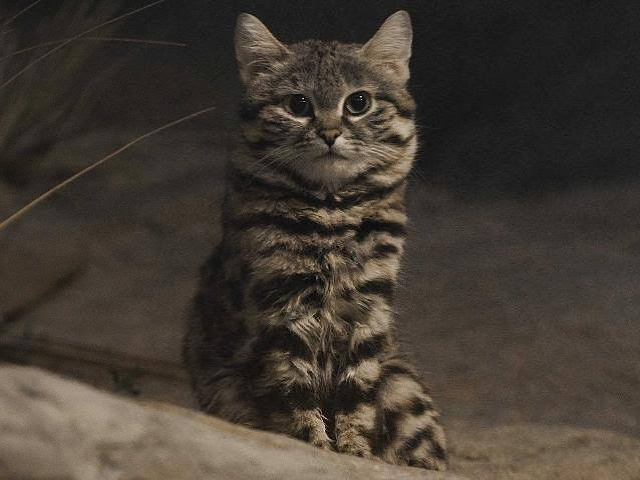
#> input picture test/i1.jpg, 640 x 480 px; its folder holds only this picture in this run
$ python benchmark.py
#> lines starting #> are read from the running program, lines starting #| are printed output that depends on the picture
### src/augmentations.py
import inspect
import math
from dataclasses import dataclass

import cv2
import numpy as np


class ParamError(ValueError):
    """Raised when the parameters of an augmentation are not valid."""


@dataclass
class Augmentation:
    name: str
    func: object
    converters: tuple
    required: int


REGISTRY = {}


def register(name, *converters):
    def decorator(func):
        params = list(inspect.signature(func).parameters.values())[1:]
        required = sum(1 for p in params if p.default is p.empty)
        REGISTRY[name.lower()] = Augmentation(name, func, converters, required)
        return func
    return decorator


def lookup(name):
    return REGISTRY.get(name.lower())


# [40 lines left out: functions convert_params, finite_float, positive_float, positive_int, odd_int, not called in this run]


def choice(*options):
    # [5 lines left out: function convert, not called in this run]
    return convert


# [5 lines left out: function dummy, not called in this run]


# ---------------------------------------------------------------------------
# Pixel level / color  -  LOW LEVEL
# ---------------------------------------------------------------------------
@register("Brightness", int)
def brightness(img, b):
    table = np.zeros(256, dtype=np.uint8)
    for v in range(256):
        new = v + b
        if new < 0:
            new = 0
        elif new > 255:
            new = 255
        table[v] = new
    return table[img]


@register("Contrast", positive_float)
def contrast(img, a):
    table = np.zeros(256, dtype=np.uint8)
    for v in range(256):
        new = int(v * a + 0.5)
        if new > 255:
            new = 255
        table[v] = new
    return table[img]


@register("Tint", choice("blue", "green", "red"), int)
def tint(img, color, amount):
    channel = {"blue": 0, "green": 1, "red": 2}[color]
    table = np.zeros(256, dtype=np.uint8)
    for v in range(256):
        new = v + amount
        if new < 0:
            new = 0
        elif new > 255:
            new = 255
        table[v] = new
    out = img.copy()
    out[:, :, channel] = table[img[:, :, channel]]
    return out


# ---------------------------------------------------------------------------
# Filtering  -  OpenCV
# ---------------------------------------------------------------------------
@register("Median", odd_int)
def median(img, k=3):
    return cv2.medianBlur(img, k)


@register("Blur", odd_int)
def blur(img, k=3):
    return cv2.GaussianBlur(img, (k, k), 0)


# ---------------------------------------------------------------------------
# Geometrical / morphological  -  LOW LEVEL
# ---------------------------------------------------------------------------
@register("Flip", choice("h", "v", "hv"))
def flip(img, mode="h"):
    if mode == "h":
        return img[:, ::-1].copy()
    if mode == "v":
        return img[::-1, :].copy()
    return img[::-1, ::-1].copy()


@register("Rotation", finite_float)
def rotation(img, angle):
    h, w = img.shape[:2]
    cx, cy = (w - 1) / 2.0, (h - 1) / 2.0
    t = np.radians(angle)
    cos, sin = np.cos(t), np.sin(t)

    dx = np.arange(w) - cx
    dy = (np.arange(h) - cy)[:, None]

    sx = np.rint(cos * dx - sin * dy + cx).astype(np.intp) + 1
    sy = np.rint(sin * dx + cos * dy + cy).astype(np.intp) + 1
    np.clip(sx, 0, w + 1, out=sx)
    np.clip(sy, 0, h + 1, out=sy)

    pad = ((1, 1), (1, 1)) + ((0, 0),) * (img.ndim - 2)
    flat = np.pad(img, pad).reshape((h + 2) * (w + 2), *img.shape[2:])
    return flat.take(sy * (w + 2) + sx, axis=0)


# ---------------------------------------------------------------------------
# Geometrical / morphological  -  OpenCV
# ---------------------------------------------------------------------------
@register("Resize", positive_int, positive_int)
def resize(img, width, height):
    return cv2.resize(img, (width, height), interpolation=cv2.INTER_LINEAR)


@register("Erode", odd_int)
def erode(img, k=3):
    return cv2.erode(img, np.ones((k, k), np.uint8))


@register("Dilate", odd_int)
def dilate(img, k=3):
    return cv2.dilate(img, np.ones((k, k), np.uint8))

### src/benchmark.py
import math
import os
import sys
import time

import cv2
import numpy as np

import augmentations

BASE_DIR = os.path.dirname(os.path.dirname(os.path.abspath(__file__)))


# ---------------------------------------------------------------------------
# Brightness
# ---------------------------------------------------------------------------
def brightness_loop_pixels(img, b):
    h, w, c = img.shape
    out = np.empty_like(img)
    for y in range(h):
        for x in range(w):
            for ch in range(c):
                v = int(img[y, x, ch]) + b
                out[y, x, ch] = 0 if v < 0 else 255 if v > 255 else v
    return out


def brightness_loop_rows(img, b):
    out = np.empty_like(img)
    for y in range(img.shape[0]):
        out[y] = np.clip(img[y].astype(np.int32) + b, 0, 255).astype(np.uint8)
    return out


def brightness_opencv(img, b):
    return cv2.convertScaleAbs(img, alpha=1, beta=b)


# ---------------------------------------------------------------------------
# Contrast  g = a * f
# ---------------------------------------------------------------------------
def contrast_loop_pixels(img, a):
    h, w, c = img.shape
    out = np.empty_like(img)
    for y in range(h):
        for x in range(w):
            for ch in range(c):
                v = int(int(img[y, x, ch]) * a + 0.5)
                out[y, x, ch] = 255 if v > 255 else v
    return out


def contrast_loop_rows(img, a):
    out = np.empty_like(img)
    for y in range(img.shape[0]):
        out[y] = np.clip(img[y].astype(np.float64) * a + 0.5, 0, 255).astype(np.uint8)
    return out


def contrast_opencv(img, a):
    return cv2.convertScaleAbs(img, alpha=a, beta=0)


# ---------------------------------------------------------------------------
# Tint
# ---------------------------------------------------------------------------
_CHANNEL = {"blue": 0, "green": 1, "red": 2}


def tint_loop_pixels(img, color, amount):
    h, w = img.shape[:2]
    ch = _CHANNEL[color]
    out = img.copy()
    for y in range(h):
        for x in range(w):
            v = int(img[y, x, ch]) + amount
            out[y, x, ch] = 0 if v < 0 else 255 if v > 255 else v
    return out


def tint_loop_rows(img, color, amount):
    ch = _CHANNEL[color]
    out = img.copy()
    for y in range(img.shape[0]):
        out[y, :, ch] = np.clip(img[y, :, ch].astype(np.int32) + amount, 0, 255)
    return out


def tint_opencv(img, color, amount):
    scalar = [0, 0, 0, 0]
    scalar[_CHANNEL[color]] = amount
    return cv2.add(img, tuple(scalar))


# ---------------------------------------------------------------------------
# Flip horizontal
# ---------------------------------------------------------------------------
def flip_loop_pixels(img):
    h, w = img.shape[:2]
    out = np.empty_like(img)
    for y in range(h):
        for x in range(w):
            out[y, x] = img[y, w - 1 - x]
    return out


def flip_loop_rows(img):
    out = np.empty_like(img)
    for y in range(img.shape[0]):
        out[y] = img[y, ::-1]
    return out


def flip_opencv(img):
    return cv2.flip(img, 1)


# ---------------------------------------------------------------------------
# Rotation
# ---------------------------------------------------------------------------
def rotation_loop_pixels(img, angle):
    h, w = img.shape[:2]
    cx, cy = (w - 1) / 2.0, (h - 1) / 2.0
    t = math.radians(angle)
    cos, sin = math.cos(t), math.sin(t)
    out = np.zeros_like(img)
    for y in range(h):
        for x in range(w):
            dx, dy = x - cx, y - cy
            sx = round(cos * dx - sin * dy + cx)
            sy = round(sin * dx + cos * dy + cy)
            if 0 <= sx < w and 0 <= sy < h:
                out[y, x] = img[sy, sx]
    return out


def rotation_loop_rows(img, angle):
    h, w = img.shape[:2]
    cx, cy = (w - 1) / 2.0, (h - 1) / 2.0
    t = np.radians(angle)
    cos, sin = np.cos(t), np.sin(t)
    xs = np.arange(w)
    out = np.zeros_like(img)
    for y in range(h):
        dx, dy = xs - cx, y - cy
        sx = np.rint(cos * dx - sin * dy + cx).astype(np.int64)
        sy = np.rint(sin * dx + cos * dy + cy).astype(np.int64)
        valid = (sx >= 0) & (sx < w) & (sy >= 0) & (sy < h)
        out[y, valid] = img[sy[valid], sx[valid]]
    return out


def rotation_opencv(img, angle):
    h, w = img.shape[:2]
    m = cv2.getRotationMatrix2D(((w - 1) / 2.0, (h - 1) / 2.0), angle, 1.0)
    return cv2.warpAffine(img, m, (w, h), flags=cv2.INTER_NEAREST)


def timeit(func, *args, repeat=1):
    best, result = float("inf"), None
    for _ in range(repeat):
        t0 = time.perf_counter()
        result = func(*args)
        best = min(best, time.perf_counter() - t0)
    return best * 1000, result


def report(title, reference, runs):
    print(f"\n{title}")
    print(f"{'method':<28}{'time [ms]':>12}{'speed-up':>11}{'max |diff|':>12}")
    base_time = None
    for label, func, args, repeat in runs:
        ms, res = timeit(func, *args, repeat=repeat)
        base_time = base_time or ms
        diff = int(np.abs(res.astype(int) - reference.astype(int)).max())
        print(f"{label:<28}{ms:>12.2f}{base_time / ms:>10.0f}x{diff:>12}")


def load_image():
    path = sys.argv[1] if len(sys.argv) > 1 else None
    if path is None:
        test_dir = os.path.join(BASE_DIR, "test")
        if os.path.isdir(test_dir):
            jpgs = sorted(f for f in os.listdir(test_dir) if f.lower().endswith(".jpg"))
            if jpgs:
                path = os.path.join(test_dir, jpgs[0])
    img = cv2.imread(path) if path else None
    if img is None:
        print("No image found - using a random 640x480 image")
        img = np.random.default_rng(0).integers(0, 256, (480, 640, 3), dtype=np.uint8)
    else:
        print(f"Image: {path}  shape={img.shape}")
    return img


def main():
    img = load_image()
#> in load_image, img is the input picture: shape (480, 640, 3); mean B, G, R 50.7, 58.9, 66.5
#| Image: test/i1.jpg  shape=(480, 640, 3)
    b, a, color, amount, angle = 40, 0.75, "blue", 50, 15

    ref = augmentations.brightness(img, b)
#> in brightness, `return table[img]`:
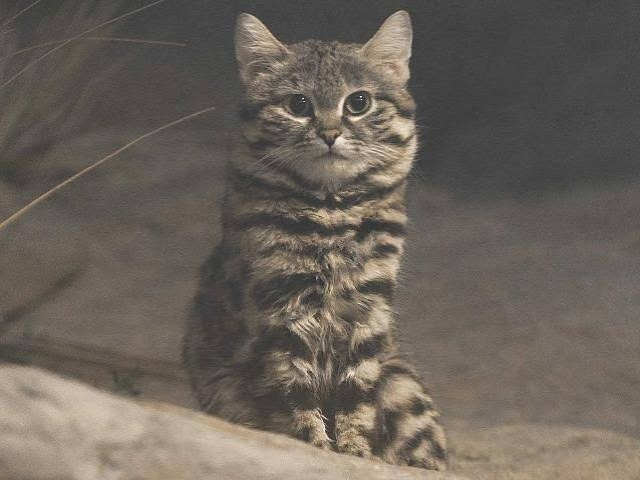
#> returned value: shape (480, 640, 3); mean of channels 0, 1, 2 90.7, 98.9, 106.5; drawn as B, G, R
    report(f"Brightness {b}", ref, [
        ("loops over pixels", brightness_loop_pixels, (img, b), 1),
        ("loop over rows + numpy", brightness_loop_rows, (img, b), 5),
        ("lookup table (used)", augmentations.brightness, (img, b), 20),
        ("OpenCV convertScaleAbs", brightness_opencv, (img, b), 20),
    ])
#> the loop in report, `for label, func, args, repeat in runs:` made 4 passes
#| loops over pixels                 186.92         1x           0
#| loop over rows + numpy              2.71        69x           0
#| lookup table (used)                 1.93        97x           0
#| OpenCV convertScaleAbs              0.14      1369x           0

    ref = augmentations.contrast(img, a)
#> the loop in contrast, `for v in range(256):` made 256 passes
#> after the loop in contrast, `for v in range(256):`: table = 256 values from 0 to 191
#> in contrast, `return table[img]`:
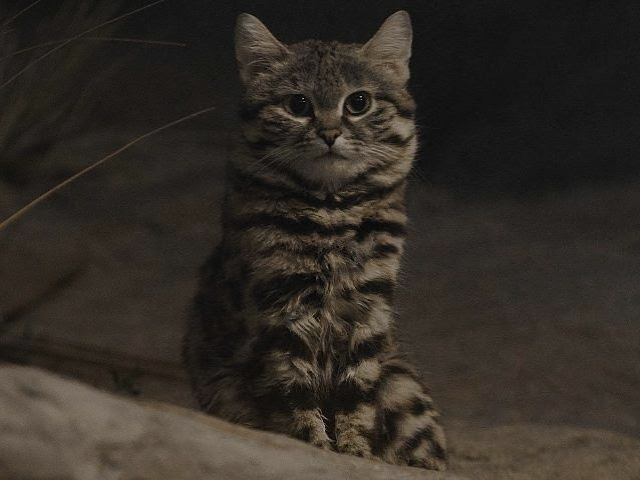
#> returned value: shape (480, 640, 3); mean of channels 0, 1, 2 38.2, 44.3, 50; drawn as B, G, R
    report(f"Contrast {a}", ref, [
        ("loops over pixels", contrast_loop_pixels, (img, a), 1),
        ("loop over rows + numpy", contrast_loop_rows, (img, a), 5),
        ("lookup table (used)", augmentations.contrast, (img, a), 20),
        ("OpenCV convertScaleAbs", contrast_opencv, (img, a), 20),
    ])
#> the loop in report (call 2), `for label, func, args, repeat in runs:` made 4 passes
#> (printed output is left out)

    ref = augmentations.tint(img, color, amount)
#> in tint, `out[:, :, channel] = table[img[:, :, channel]]`:
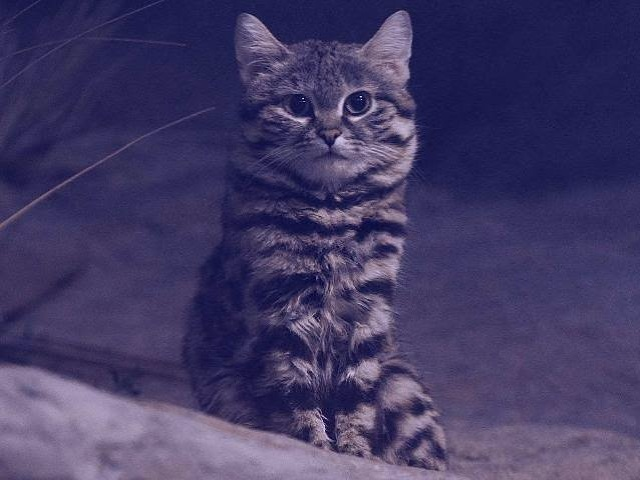
#> out: shape (480, 640, 3); mean B, G, R 100.7, 58.9, 66.5
    report(f"Tint {color} {amount}", ref, [
        ("loops over pixels", tint_loop_pixels, (img, color, amount), 1),
        ("loop over rows + numpy", tint_loop_rows, (img, color, amount), 5),
        ("lookup table (used)", augmentations.tint, (img, color, amount), 20),
        ("OpenCV add", tint_opencv, (img, color, amount), 20),
    ])

    ref = augmentations.flip(img, "h")
#> in flip, `return img[:, ::-1].copy()`:
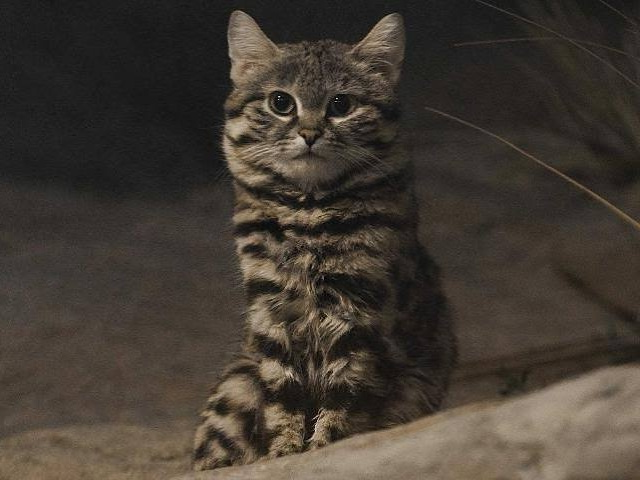
#> returned value: shape (480, 640, 3); mean of channels 0, 1, 2 50.7, 58.9, 66.5; drawn as B, G, R
    report("Flip H", ref, [
        ("loops over pixels", flip_loop_pixels, (img,), 1),
        ("loop over rows + numpy", flip_loop_rows, (img,), 5),
        ("numpy vectors (used)", augmentations.flip, (img, "h"), 20),
        ("OpenCV flip", flip_opencv, (img,), 20),
    ])

    ref = augmentations.rotation(img, angle)
#> in rotation, `np.clip(sx, 0, w + 1, out=sx)`:
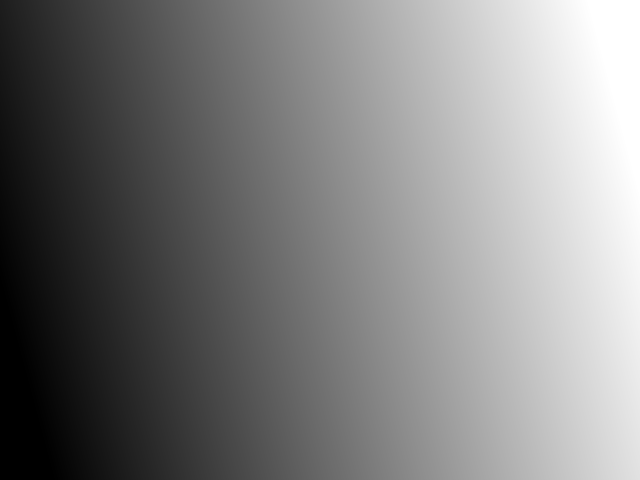
#> sx: shape (480, 640) int64; min 0, max 641, mean 320.5; drawn with min black and max white
#> in rotation, `np.clip(sy, 0, h + 1, out=sy)`:
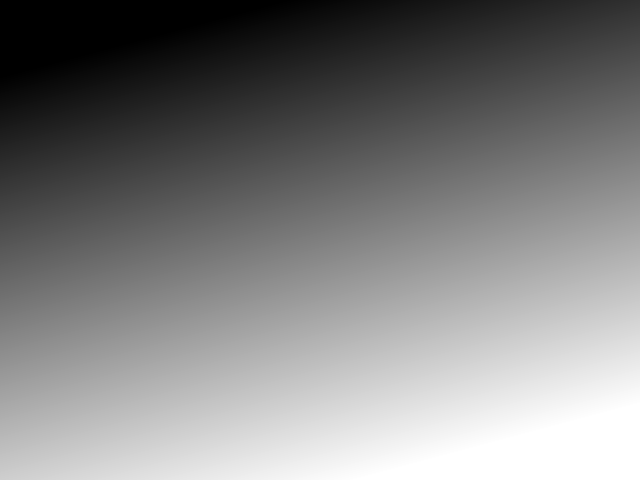
#> sy: shape (480, 640) int64; min 0, max 481, mean 240.5; drawn with min black and max white
#> in rotation, `return flat.take(sy * (w + 2) + sx, axis=0)`:
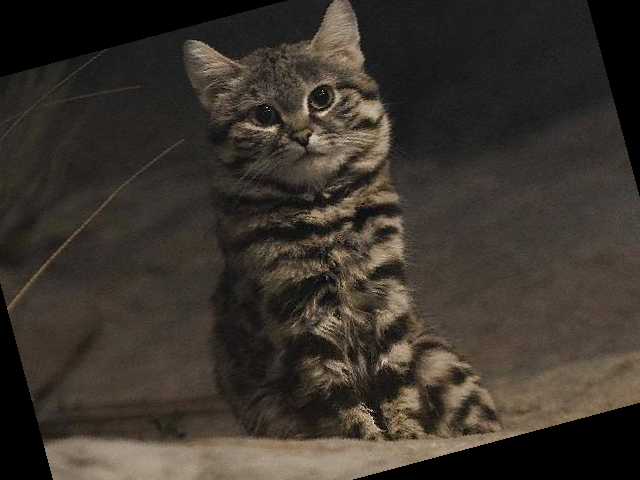
#> returned value: shape (480, 640, 3); mean of channels 0, 1, 2 44.4, 51.7, 58.4; drawn as B, G, R
    report(f"Rotation {angle}", ref, [
        ("loops over pixels", rotation_loop_pixels, (img, angle), 1),
        ("loop over rows + numpy", rotation_loop_rows, (img, angle), 20),
        ("numpy vectors (used)", augmentations.rotation, (img, angle), 20),
        ("OpenCV warpAffine", rotation_opencv, (img, angle), 20),
    ])
    print("\nmax |diff| is measured against the version used in augmentations.py "
          "(0 = identical result).")


if __name__ == "__main__":
    main()

$ run again, on test/i5.jpg
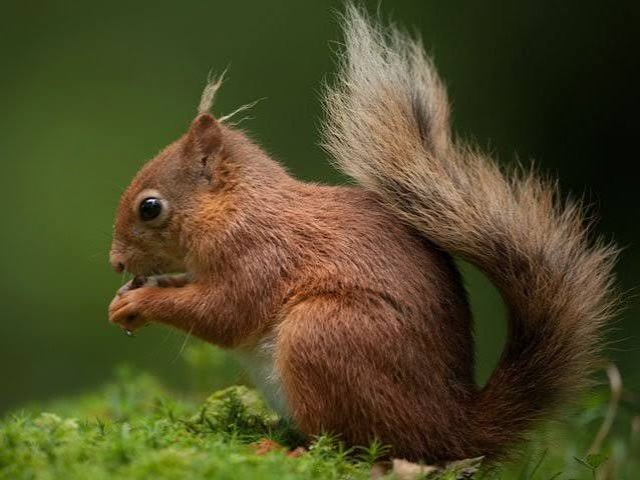
#> input picture test/i5.jpg, 640 x 480 px
#> in load_image, img is the input picture: shape (480, 640, 3); mean B, G, R 38.4, 74, 78.6
#| Image: test/i5.jpg  shape=(480, 640, 3)
#> the loop in report, `for label, func, args, repeat in runs:` made 4 passes
#| loops over pixels                 203.74         1x           0
#| loop over rows + numpy              2.72        75x           0
#| lookup table (used)                 1.94       105x           0
#| OpenCV convertScaleAbs              0.14      1446x           0
#> the loop in contrast, `for v in range(256):` made 256 passes
#> after the loop in contrast, `for v in range(256):`: table = 256 values from 0 to 191
#> the loop in report (call 2), `for label, func, args, repeat in runs:` made 4 passes
#> (printed output is left out)
#> in tint, `out[:, :, channel] = table[img[:, :, channel]]`:
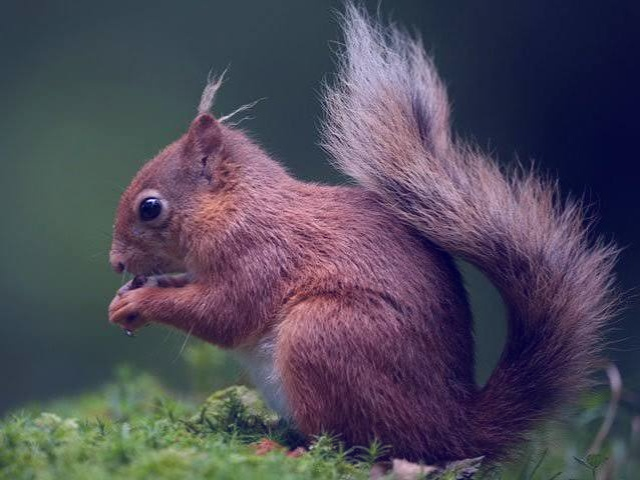
#> out: shape (480, 640, 3); mean B, G, R 88.4, 74, 78.6
#> in rotation, `return flat.take(sy * (w + 2) + sx, axis=0)`:
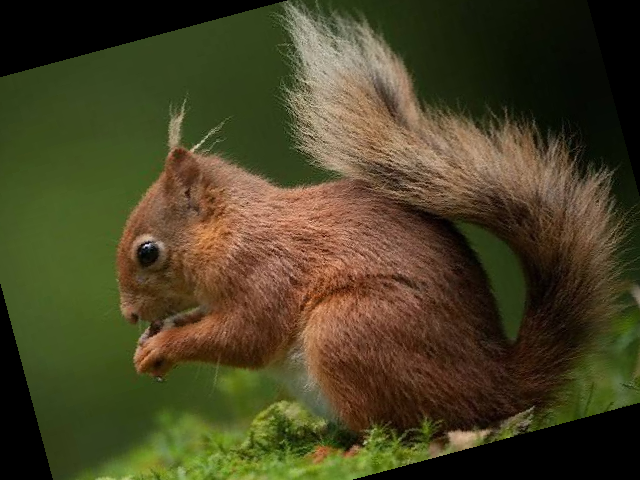
#> returned value: shape (480, 640, 3); mean of channels 0, 1, 2 35.6, 65.8, 72; drawn as B, G, R

$ run again, on test/i2.jpg
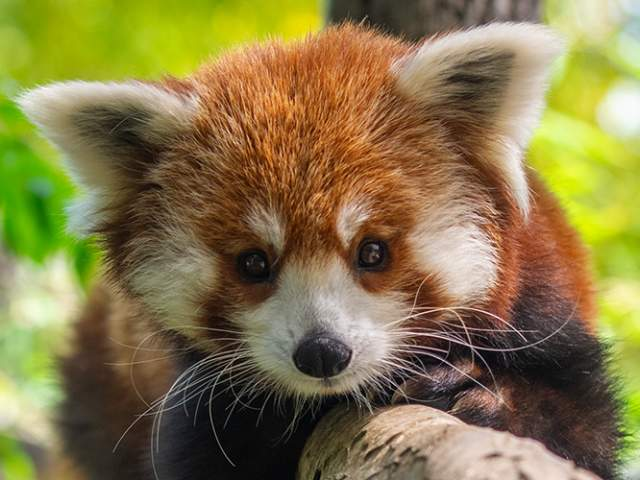
#> input picture test/i2.jpg, 640 x 480 px
#> in load_image, img is the input picture: shape (480, 640, 3); mean B, G, R 72, 120.8, 134.3
#| Image: test/i2.jpg  shape=(480, 640, 3)
#> the loop in report, `for label, func, args, repeat in runs:` made 4 passes
#| loops over pixels                 192.06         1x           0
#| loop over rows + numpy              2.75        70x           0
#| lookup table (used)                 1.92       100x           0
#| OpenCV convertScaleAbs              0.14      1419x           0
#> the loop in contrast, `for v in range(256):` made 256 passes
#> after the loop in contrast, `for v in range(256):`: table = 256 values from 0 to 191
#> the loop in report (call 2), `for label, func, args, repeat in runs:` made 4 passes
#> (printed output is left out)
#> in tint, `out[:, :, channel] = table[img[:, :, channel]]`:
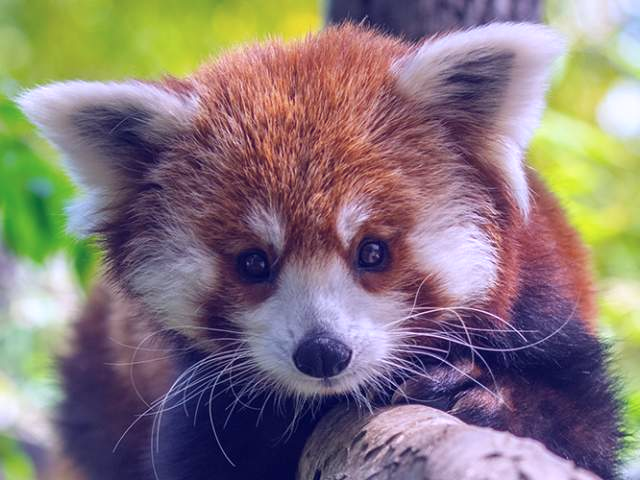
#> out: shape (480, 640, 3); mean B, G, R 121.7, 120.8, 134.3
#> in rotation, `return flat.take(sy * (w + 2) + sx, axis=0)`:
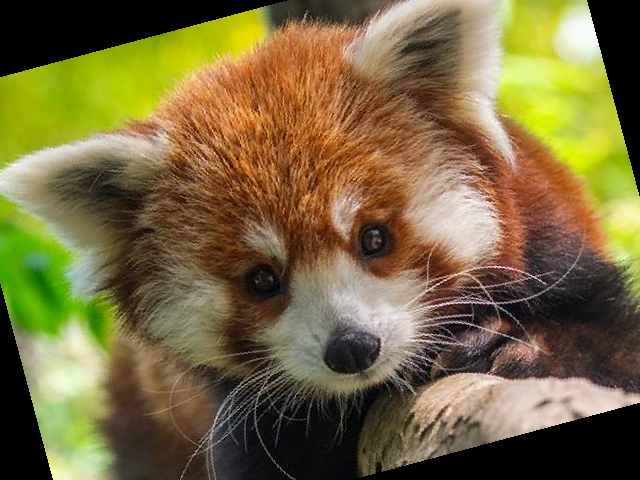
#> returned value: shape (480, 640, 3); mean of channels 0, 1, 2 62.8, 105.7, 120.1; drawn as B, G, R
